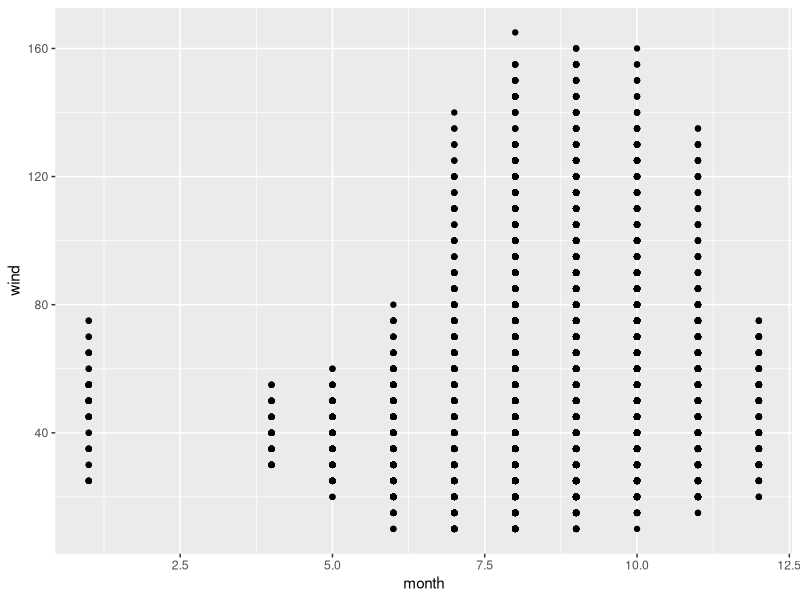
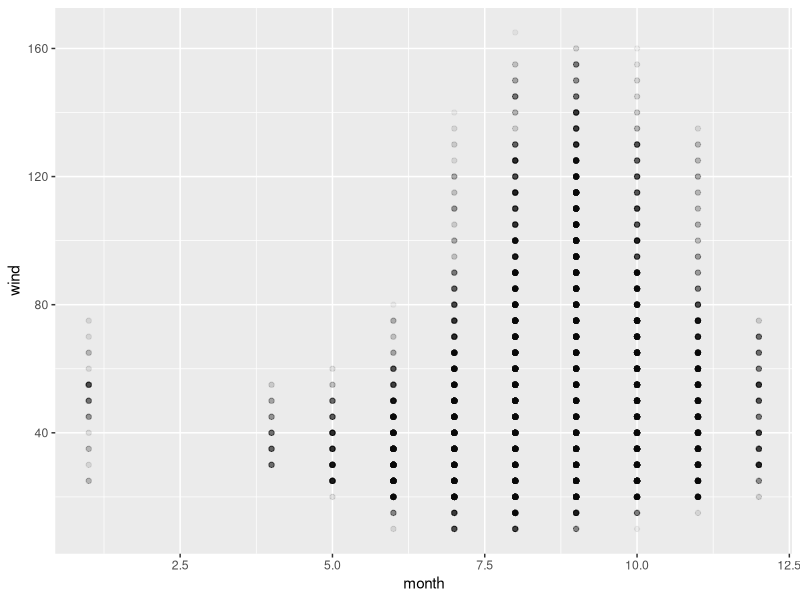
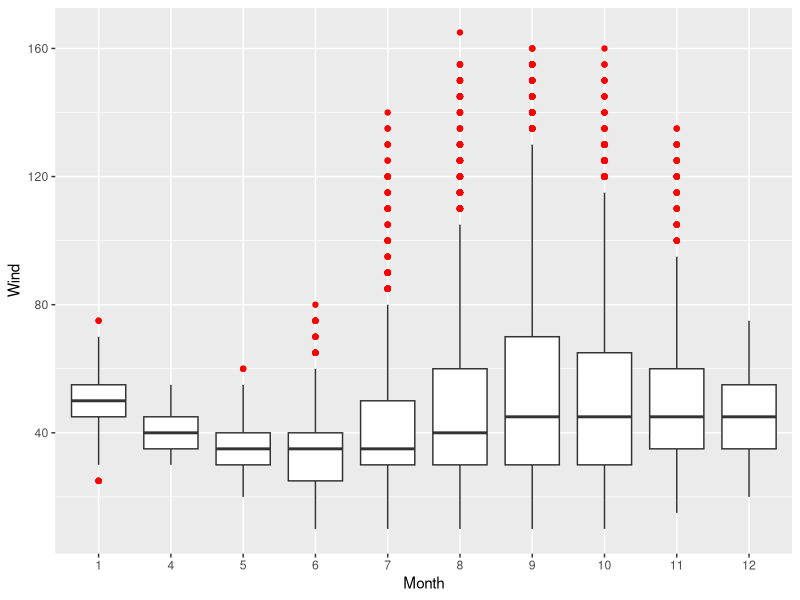

Generate these figures, in order, with R:
## ---- chunk 1
knitr::opts_chunk$set(echo = TRUE)
library(tidyverse)
## ---- chunk 2
name = "Max Han"
print(paste('I acknowledge and will follow the advice given. -', name))
## ---- chunk 3
# A rectangular garden bed with length 10 and width 5 has a perimeter of
perimeter <- (10 + 5) * 2

# A rectangular garden bed with length 10 and width 5 has an area of
area <- 10 * 5

# A rectangular garden bed with length 10 and width 5, filled to a depth of 0.2, has a volume of
volume <- 10 * 5 * 0.2

## ---- chunk 4
sum <- sum(mpg$hwy) 
length <- length(mpg$hwy)
mean <- sum / length
print(mean)
## ---- chunk 5
variance = sum((mpg$hwy - mean)^2) / (length - 1)
print(variance)
## ---- chunk 6
scores <- c(60, 50, 70, 90, 10, 80, 40, 30)

compute_score <- function(v){
  new_scores <- if_else(scores < 70, "Fail", "Pass")
}

print(compute_score(scores))
## ---- chunk 7
unique(storms$name)
## ---- chunk 8
glimpse(storms)
## ---- chunk 9
max(storms$tropicalstorm_force_diameter)
## ---- chunk 10
mean(storms$status)
## ---- chunk 11
storms |> ggplot(aes(x = month, y = wind)) + geom_point()
## ---- chunk 12
ggplot(data = storms, aes(x = month, y = wind)) +
  geom_point(alpha = 0.05)
## ---- chunk 13
ggplot(data = storms, aes(x = factor(month), y = wind)) +
  geom_boxplot(outlier.color = "red") +
  labs(x = "Month", y = "Wind")
